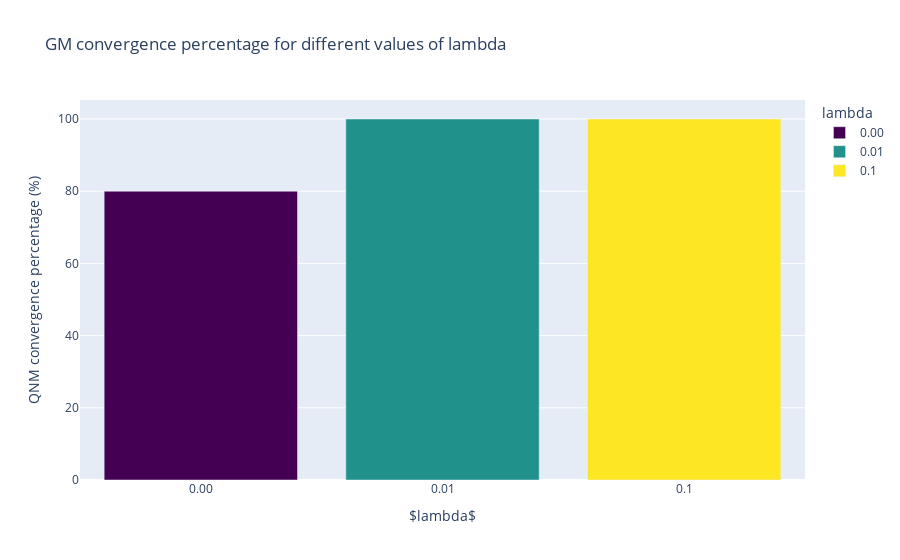

Notebook code cell kept with this figure:
### Code cell
fig = px.bar(la_qnm_conv_prc, x='lambda', y='percentage',
             title='GM convergence percentage for different values of lambda',
             color='lambda',
             color_discrete_sequence =['#440154', '#21918c', '#fde725'])
fig.update_layout(
    xaxis_title=r'$lambda$',
    yaxis_title=r'QNM convergence percentage (%)'
)
fig.show()
# save the figure
fig.write_image("Images/QNM_GC_for_la.png")

### Figure 1 — Plotly figure (JSON) as saved in the notebook; plotly's stock layout.template omitted (floating-point values rounded to 4 significant figures)
{"data": [{"alignmentgroup": "True", "hovertemplate": "lambda=%{x}<br>percentage=%{y}<extra></extra>", "legendgroup": "0.00", "marker": {"color": "#440154", "pattern": {"shape": ""}}, "name": "0.00", "offsetgroup": "0.00", "orientation": "v", "showlegend": true, "textposition": "auto", "type": "bar", "x": ["0.00"], "xaxis": "x", "y": [80], "yaxis": "y"}, {"alignmentgroup": "True", "hovertemplate": "lambda=%{x}<br>percentage=%{y}<extra></extra>", "legendgroup": "0.01", "marker": {"color": "#21918c", "pattern": {"shape": ""}}, "name": "0.01", "offsetgroup": "0.01", "orientation": "v", "showlegend": true, "textposition": "auto", "type": "bar", "x": ["0.01"], "xaxis": "x", "y": [100], "yaxis": "y"}, {"alignmentgroup": "True", "hovertemplate": "lambda=%{x}<br>percentage=%{y}<extra></extra>", "legendgroup": "0.1", "marker": {"color": "#fde725", "pattern": {"shape": ""}}, "name": "0.1", "offsetgroup": "0.1", "orientation": "v", "showlegend": true, "textposition": "auto", "type": "bar", "x": ["0.1"], "xaxis": "x", "y": [100], "yaxis": "y"}], "layout": {"barmode": "relative", "legend": {"title": {"text": "lambda"}, "tracegroupgap": 0}, "title": {"text": "GM convergence percentage for different values of lambda"}, "xaxis": {"anchor": "y", "categoryarray": ["0.00", "0.01", "0.1"], "categoryorder": "array", "domain": [0, 1], "title": {"text": "$lambda$"}}, "yaxis": {"anchor": "x", "domain": [0, 1], "title": {"text": "QNM convergence percentage (%)"}}}}
